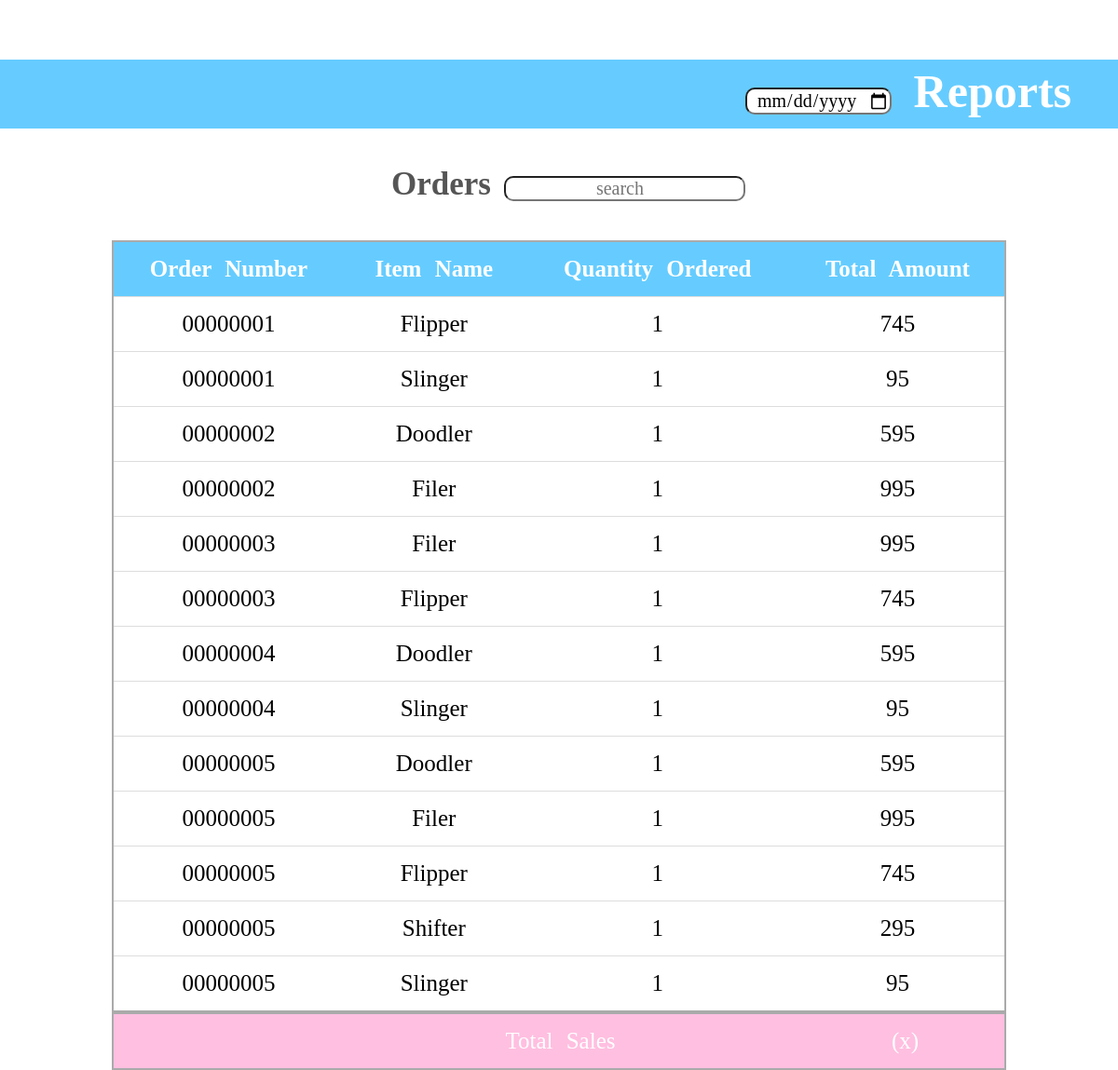
Page /O_Order.php on the committed database.
### tables this page shows
CREATE TABLE request (
	order_no				INT(8) ZEROFILL NOT NULL,
	product_type			VARCHAR(20) NOT NULL,
	color     				VARCHAR(8) NOT NULL,
	personalization    		VARCHAR(255),
	quantity				INT DEFAULT 1,	
	total_amount			FLOAT(2) DEFAULT 0.00,
	PRIMARY KEY (order_no, product_type, color),
	FOREIGN KEY (order_no) REFERENCES orders(order_no) ON DELETE RESTRICT,
	FOREIGN KEY (product_type) REFERENCES catalog(product_type) ON DELETE CASCADE,
	FOREIGN KEY (color) REFERENCES color(color_name) ON DELETE RESTRICT,
	CHECK (quantity between 1 and 99)
);

### config.php (the view, shortened to what this page needs)
<?php
function sql_to_html_table($sqlresult, $delim = "\n") {
   $htmltable = "<table>" . $delim;
   $counter   = 0;
   while ($row = $sqlresult->fetch_assoc()) {
       if ($counter === 0) {
           $htmltable .= "<tr>" . $delim;
           foreach ($row as $key => $value) {
               $htmltable .= "<th>" . $key . "</th>" . $delim;
           }
           $htmltable .= "</tr>" . $delim;
           $counter = 22;
       }
       $htmltable .= "<tr>" . $delim;
       foreach ($row as $key => $value) {
           $htmltable .= "<td>" . $value . "</td>" . $delim;
       }
       $htmltable .= "</tr>" . $delim;
   }
   $htmltable .= "</table>" . $delim;
   return ($htmltable);
}
?>

### O_Order.css (style rules this page uses)
* { margin: 0; padding: 0; }
table { border-collapse: collapse; width: 80%; border: 2px solid #AAAAAA; }
th { text-align: left; background-color: #66CCFF; color: white; }
th, td { border-bottom: 1px solid #ddd; padding: 15px; }
tr, th { text-align: center; table-layout: center; }
th { font-family: PrintBold; font-size: 25px; }
tr { font-family: PrintClearly; font-size: 25px; }
table { margin: auto; }

### rows in the picture
request: key "Order Number", key "Item Name", key "Quantity Ordered", key "Total Amount", order_no "00000001", product_type "Flipper", quantity "1", total_amount "745"
request: order_no "00000001", product_type "Slinger", quantity "1", total_amount "95"
request: order_no "00000002", product_type "Doodler", quantity "1", total_amount "595"
request: order_no "00000002", product_type "Filer", quantity "1", total_amount "995"
request: order_no "00000003", product_type "Filer", quantity "1", total_amount "995"
request: order_no "00000003", product_type "Flipper", quantity "1", total_amount "745"
request: order_no "00000004", product_type "Doodler", quantity "1", total_amount "595"
request: order_no "00000004", product_type "Slinger", quantity "1", total_amount "95"
request: order_no "00000005", product_type "Doodler", quantity "1", total_amount "595"
request: order_no "00000005", product_type "Filer", quantity "1", total_amount "995"
request: order_no "00000005", product_type "Flipper", quantity "1", total_amount "745"
request: order_no "00000005", product_type "Shifter", quantity "1", total_amount "295"
request: order_no "00000005", product_type "Slinger", quantity "1", total_amount "95"
